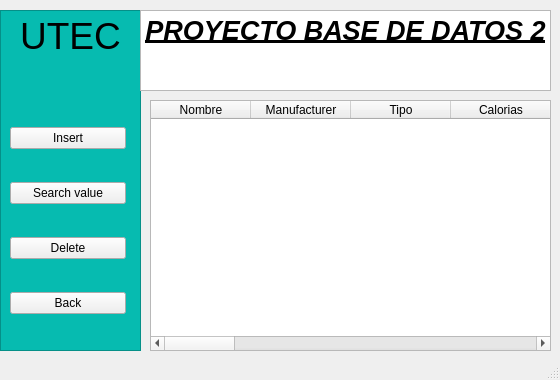
<?xml version="1.0" encoding="UTF-8"?>
<ui version="4.0">
 <class>DInamyc_cereal</class>
 <widget class="QMainWindow" name="DInamyc_cereal">
  <property name="geometry">
   <rect>
    <x>0</x>
    <y>0</y>
    <width>560</width>
    <height>380</height>
   </rect>
  </property>
  <property name="windowTitle">
   <string>MainWindow</string>
  </property>
  <widget class="QWidget" name="centralwidget">
   <widget class="QWidget" name="layoutWidget_2">
    <property name="geometry">
     <rect>
      <x>10</x>
      <y>100</y>
      <width>116</width>
      <height>241</height>
     </rect>
    </property>
    <layout class="QGridLayout" name="gridLayout_4">
     <item row="1" column="0">
      <widget class="QPushButton" name="btn_search1">
       <property name="text">
        <string>Search value</string>
       </property>
      </widget>
     </item>
     <item row="0" column="0">
      <widget class="QPushButton" name="btn_insert">
       <property name="text">
        <string>Insert</string>
       </property>
      </widget>
     </item>
     <item row="3" column="0">
      <widget class="QPushButton" name="btn_back">
       <property name="text">
        <string>Back</string>
       </property>
      </widget>
     </item>
     <item row="2" column="0">
      <widget class="QPushButton" name="btn_delete">
       <property name="text">
        <string>Delete</string>
       </property>
      </widget>
     </item>
    </layout>
   </widget>
   <widget class="QTextBrowser" name="titulo">
    <property name="geometry">
     <rect>
      <x>140</x>
      <y>10</y>
      <width>411</width>
      <height>81</height>
     </rect>
    </property>
    <property name="html">
     <string>&lt;!DOCTYPE HTML PUBLIC &quot;-//W3C//DTD HTML 4.0//EN&quot; &quot;http://www.w3.org/TR/REC-html40/strict.dtd&quot;&gt;
&lt;html&gt;&lt;head&gt;&lt;meta name=&quot;qrichtext&quot; content=&quot;1&quot; /&gt;&lt;style type=&quot;text/css&quot;&gt;
p, li { white-space: pre-wrap; }
&lt;/style&gt;&lt;/head&gt;&lt;body style=&quot; font-family:'Ubuntu'; font-size:10pt; font-weight:400; font-style:normal;&quot;&gt;
&lt;p align=&quot;center&quot; style=&quot; margin-top:0px; margin-bottom:0px; margin-left:0px; margin-right:0px; -qt-block-indent:0; text-indent:0px;&quot;&gt;&lt;span style=&quot; font-size:20pt; font-weight:600; font-style:italic; text-decoration: underline;&quot;&gt;PROYECTO BASE DE DATOS 2&lt;/span&gt;&lt;/p&gt;&lt;/body&gt;&lt;/html&gt;</string>
    </property>
   </widget>
   <widget class="QTextBrowser" name="textBrowser">
    <property name="geometry">
     <rect>
      <x>0</x>
      <y>10</y>
      <width>141</width>
      <height>341</height>
     </rect>
    </property>
    <property name="styleSheet">
     <string notr="true">background: rgba(6,187,176,1)</string>
    </property>
    <property name="html">
     <string>&lt;!DOCTYPE HTML PUBLIC &quot;-//W3C//DTD HTML 4.0//EN&quot; &quot;http://www.w3.org/TR/REC-html40/strict.dtd&quot;&gt;
&lt;html&gt;&lt;head&gt;&lt;meta name=&quot;qrichtext&quot; content=&quot;1&quot; /&gt;&lt;style type=&quot;text/css&quot;&gt;
p, li { white-space: pre-wrap; }
&lt;/style&gt;&lt;/head&gt;&lt;body style=&quot; font-family:'Ubuntu'; font-size:10pt; font-weight:400; font-style:normal;&quot;&gt;
&lt;p align=&quot;center&quot; style=&quot; margin-top:0px; margin-bottom:0px; margin-left:0px; margin-right:0px; -qt-block-indent:0; text-indent:0px;&quot;&gt;&lt;span style=&quot; font-size:28pt;&quot;&gt;UTEC&lt;/span&gt;&lt;/p&gt;&lt;/body&gt;&lt;/html&gt;</string>
    </property>
    <property name="overwriteMode">
     <bool>false</bool>
    </property>
   </widget>
   <widget class="QTableWidget" name="tabla">
    <property name="geometry">
     <rect>
      <x>150</x>
      <y>100</y>
      <width>401</width>
      <height>251</height>
     </rect>
    </property>
    <column>
     <property name="text">
      <string>Nombre</string>
     </property>
    </column>
    <column>
     <property name="text">
      <string>Manufacturer</string>
     </property>
    </column>
    <column>
     <property name="text">
      <string>Tipo</string>
     </property>
    </column>
    <column>
     <property name="text">
      <string>Calorias</string>
     </property>
    </column>
    <column>
     <property name="text">
      <string>Proteinas</string>
     </property>
    </column>
    <column>
     <property name="text">
      <string>Grasa</string>
     </property>
    </column>
    <column>
     <property name="text">
      <string>Sodio</string>
     </property>
    </column>
    <column>
     <property name="text">
      <string>Fibra</string>
     </property>
    </column>
    <column>
     <property name="text">
      <string>Carbohidratos</string>
     </property>
    </column>
    <column>
     <property name="text">
      <string>Azucares</string>
     </property>
    </column>
    <column>
     <property name="text">
      <string>Potasio</string>
     </property>
    </column>
    <column>
     <property name="text">
      <string>Vitaminas</string>
     </property>
    </column>
    <column>
     <property name="text">
      <string>Disp. estanteria</string>
     </property>
    </column>
    <column>
     <property name="text">
      <string>Peso</string>
     </property>
    </column>
    <column>
     <property name="text">
      <string>Tazas/porcion</string>
     </property>
    </column>
    <column>
     <property name="text">
      <string>Rating</string>
     </property>
    </column>
   </widget>
   <zorder>textBrowser</zorder>
   <zorder>layoutWidget_2</zorder>
   <zorder>titulo</zorder>
   <zorder>tabla</zorder>
  </widget>
  <widget class="QStatusBar" name="statusbar"/>
 </widget>
 <resources/>
 <connections/>
</ui>
